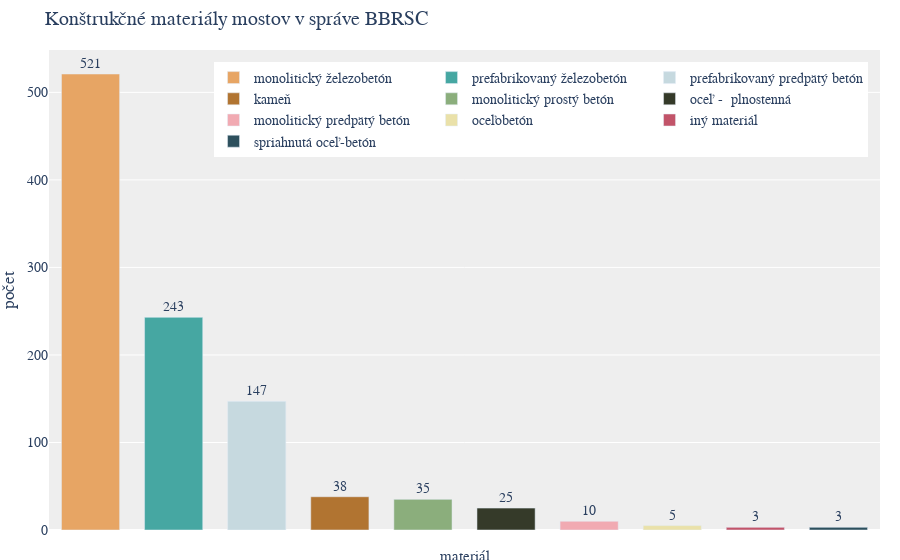

The notebook cell this image was saved under:
### Code cell
import plotly.graph_objects as go

# Define the color palette
color_palette = ['#e7a564', '#46a7a2', '#c6d9df', '#b17431',
                 '#8bae7c', '#353a29', '#f1aab2', '#eae1a9',
                 '#c25469', '#2d505d'
                 ]

# Get the material counts
material_counts = filtered_bridges["Material"].value_counts()

# Create a bar plot
fig = go.Figure()

# Add traces for each material, include the count as text, and set textposition to 'auto' for automatic placement
for material, count, color in zip(material_counts.index, material_counts.values, color_palette):
    fig.add_trace(go.Bar(
        x=[material],  # Set x to material for vertical bars
        y=[count],
        name=material,
        marker_color=color,
        text=[count],  # Add the count as text for each bar
        textposition='outside'  # Position the text outside of bars
    ))

# Update the layout with additional configurations
fig.update_layout(
    title="Konštrukčné materiály mostov v správe BBRSC",
    yaxis_title="počet",
    xaxis=dict(
        showticklabels=False
    ),
    plot_bgcolor='#EEEEEE',  # Set plot background color
    font=dict(family="Montserrat, sans-serif",
              size=14),  # Set font family and size
    legend=dict(
        orientation="h",  # Horizontal legend orientation
        yanchor="top",  # Anchor legend to the top
        y=0.975,  # Position the legend slightly above the plot
        xanchor="right",  # Anchor legend to the right
        x=0.985  # Align legend to the right
    ),
    margin=dict(l=0, r=20, t=50, b=30),  # Adjust margins for tight layout
    bargap=0.3,  # Increase the gap between bars for more space
)

# Add a custom x-axis label using annotations
fig.update_layout(
    annotations=[
        dict(
            x=0.5,  # x-coordinate position (0.5 for center)
            y=-0.075,  # y-coordinate position (-0.15 places it below the bars)
            xref='paper',  # Use 'paper' for positioning relative to the plot area
            yref='paper',  # Use 'paper' for positioning relative to the plot area
            showarrow=False,  # Do not show an arrow
            text="materiál",  # The text you want as the x-axis label
            # Match the font size with the rest of the plot
            font=dict(family="Montserrat, sans-serif",
                      size=15),
        )
    ]
)

# Show the updated plot
fig.show()

### Figure 1 — Plotly figure (JSON) as saved in the notebook; plotly's stock layout.template omitted (floating-point values rounded to 4 significant figures)
{"data": [{"marker": {"color": "#e7a564"}, "name": "monolitický železobetón", "text": ["521"], "textposition": "outside", "type": "bar", "x": ["monolitický železobetón"], "y": [521]}, {"marker": {"color": "#46a7a2"}, "name": "prefabrikovaný železobetón", "text": ["243"], "textposition": "outside", "type": "bar", "x": ["prefabrikovaný železobetón"], "y": [243]}, {"marker": {"color": "#c6d9df"}, "name": "prefabrikovaný predpätý betón", "text": ["147"], "textposition": "outside", "type": "bar", "x": ["prefabrikovaný predpätý betón"], "y": [147]}, {"marker": {"color": "#b17431"}, "name": "kameň", "text": ["38"], "textposition": "outside", "type": "bar", "x": ["kameň"], "y": [38]}, {"marker": {"color": "#8bae7c"}, "name": "monolitický prostý betón", "text": ["35"], "textposition": "outside", "type": "bar", "x": ["monolitický prostý betón"], "y": [35]}, {"marker": {"color": "#353a29"}, "name": "oceľ -  plnostenná", "text": ["25"], "textposition": "outside", "type": "bar", "x": ["oceľ -  plnostenná"], "y": [25]}, {"marker": {"color": "#f1aab2"}, "name": "monolitický predpätý betón", "text": ["10"], "textposition": "outside", "type": "bar", "x": ["monolitický predpätý betón"], "y": [10]}, {"marker": {"color": "#eae1a9"}, "name": "oceľobetón", "text": ["5"], "textposition": "outside", "type": "bar", "x": ["oceľobetón"], "y": [5]}, {"marker": {"color": "#c25469"}, "name": "iný materiál", "text": ["3"], "textposition": "outside", "type": "bar", "x": ["iný materiál"], "y": [3]}, {"marker": {"color": "#2d505d"}, "name": "spriahnutá oceľ-betón", "text": ["3"], "textposition": "outside", "type": "bar", "x": ["spriahnutá oceľ-betón"], "y": [3]}], "layout": {"annotations": [{"font": {"family": "Montserrat, sans-serif", "size": 15}, "showarrow": false, "text": "materiál", "x": 0.5, "xref": "paper", "y": -0.075, "yref": "paper"}], "bargap": 0.3, "font": {"family": "Montserrat, sans-serif", "size": 14}, "legend": {"orientation": "h", "x": 0.985, "xanchor": "right", "y": 0.975, "yanchor": "top"}, "margin": {"b": 30, "l": 0, "r": 20, "t": 50}, "plot_bgcolor": "#EEEEEE", "title": {"text": "Konštrukčné materiály mostov v správe BBRSC"}, "xaxis": {"showticklabels": false}, "yaxis": {"title": {"text": "počet"}}}}
